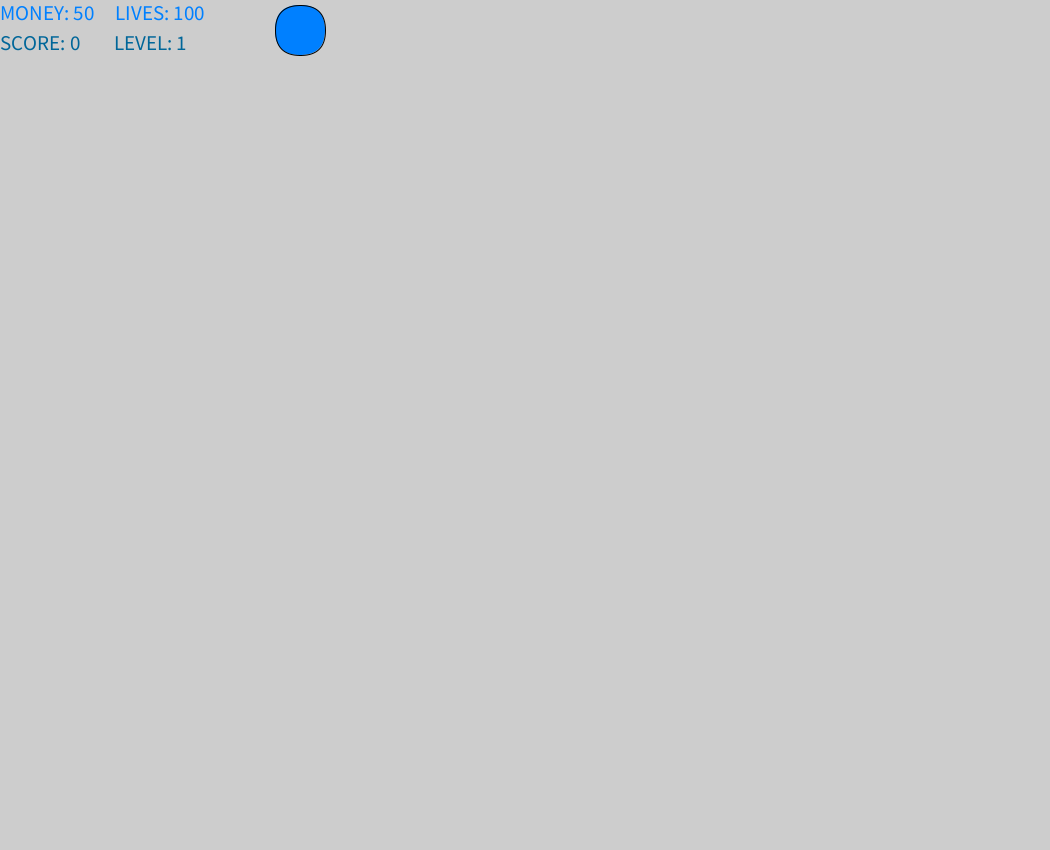
Frame 1 (no input)
Frame 60 (the mouse pressed at the canvas centre just before this capture): identical to frame 1, image omitted
Frame 120 (the mouse held since frame 60 and released just before this capture): identical to frame 1, image omitted

The Processing sketch that drew this single still picture (run headless with seeded random() and noise(); from frame 60 on, the mouse is pressed at the canvas centre):

// Processing sketch: TowerTest
// ── TowerTest.pde
Money m = new Money(50);
ArrayList<Tower> t = new ArrayList<Tower>();
Tower o = new Tower(50, 20, m);
int lives;//to be augmented by Daniel's code
int score;//to be augmented by Daniel's code
int level;//to be augmented by Daniel's code
boolean noMore;
void setup() {
  size(1050, 850);
  background(205);
  lives = 100;
  score = 0;
  level = 1;
  noMore = true;
}

void mousePressed() {
  t.add(o);
  o.createTower();
}

  void draw() {
    /**SideBar s = new SideBar(600);
     s.display();*/
    background(205);
    fill(0, 128, 255);
    rect(275, 5, 50, 50, 30);
    if (mousePressed && mouseX <= 325 && mouseX >= 275 && mouseY >= 5 && mouseY <= 55 && o.costToBuy <= m.showMoney()) {
      noMore = false;

      //o.createTower();
      if (mousePressed) {
        if (!noMore) {
          fill(0, 128, 255);
          rect(mouseX, mouseY, 50, 50, 30);
          noMore = true;
          m.buy(o.costToBuy);
          //mouseReleased();
        }
        //rect(mouseX, mouseY, 30, 30, 15);}
      }
    }
    //rect(0, -1, 1050, 850 / 50 * 8);
    textSize(width / 50);
    text("MONEY: " + m.showMoney() + "     LIVES: " + lives, 0, 20);
    fill(0, 102, 153);
    text("SCORE: " + score + "        LEVEL: " + level, 0, 50);
    fill(0, 182, 153);//lives, score, level

    //}
    //createTower();
  }
// ── Money.pde
class Money {
  int money;
  Money(int mon){
    money = mon;
  }
  void addMoney(int numDead) {
    money += numDead;
  }
  void buy(int cost) {
    money -= cost;
  }
  int showMoney() {
    return money;
  }
}
// ── SideBar.pde
class SideBar{
  //needs all the data, message to display error
  int q;
  Money mon;
  SideBar(int c, Money m){
    q = c;
    mon = m;
  }
  void display(){
    rect(0, 0, width / 25, 800);
    background(255);
    textSize(width / 12);
    //text("MONEY: " + mon.showMoney());
    
  }
}
// ── Tower.pde
class Tower {
  int q;
  int xcor;
  int ycor;
  boolean place;
  Money theDough;
  int costToBuy;
  int costToSell;
  Tower(int toBuy, int toSell, Money m) {
    costToBuy = toBuy;
    costToSell = toSell;
    theDough = m;
    place = false;
  }
  void createTower() {
    //if (theDough.showMoney() > costToBuy) {
      rect(mouseX, mouseY, q, q, 30);
      /**
    if (mousePressed) {
      place = true;
      xcor = mouseX;
      ycor = mouseY;
    }
    if (place) {
      rect(xcor, ycor, q, q, 30);
    } else {
      rect(mouseX, mouseY, q, q, 30);
    }*/
    //}
  }
  //else have sidebar show "not enough money!"

  //showdata: if (clicked)--> highlight area around showing range, (for now at least)
  void display() {
    createTower();
  }
  void remove() {
    theDough.addMoney(costToSell);
    //this = null;
  }
}
